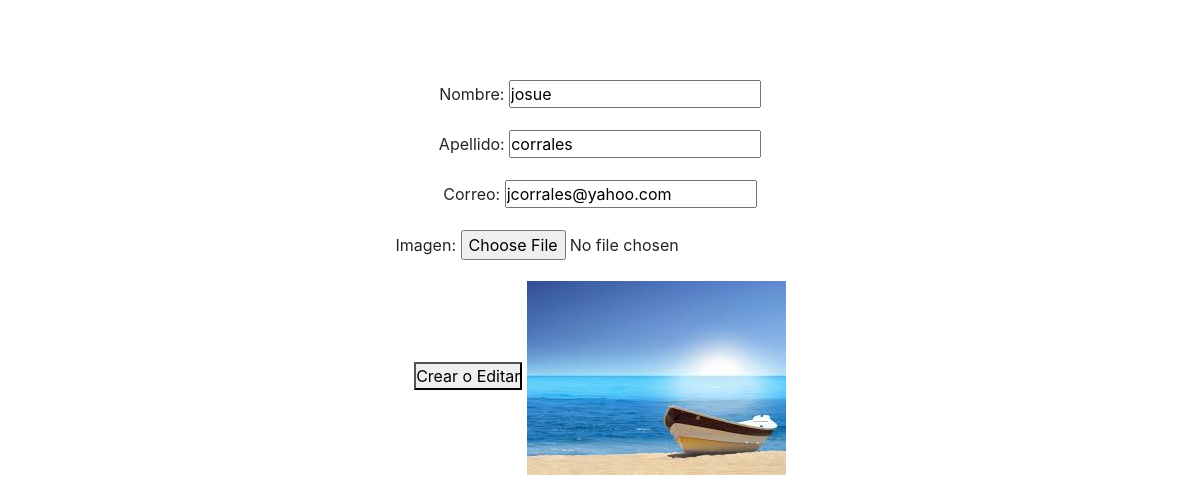
Screenshot of /editar_persona/3/ with the database file from the repository.
### catalog/models.py (models this page shows, shortened)
class Persona(models.Model): # models.Model permite heredar todo lo que tiene la libreria models
    id=models.AutoField(primary_key=True) # campo clave auto incrementable
    nombre=models.CharField(max_length=100) # campo tipo caracter
    apellido=models.CharField(max_length=120) # campo tipo caracter
    correo=models.CharField(max_length=200) # campo tipo caracter
    imagen=models.ImageField(upload_to="fotos",null=True)

### catalog/class_view.py (the view)
# urls.py: path('editar_persona/<int:pk>/',PersonaUpdate.as_view(),name='editar_persona'),
class PersonaUpdate(UpdateView):
    model=Persona
    form_class=PersonaForm
    template_name='crear_persona.html'
    success_url=reverse_lazy('index')

### catalog/forms.py
class PersonaForm(forms.ModelForm):
    class Meta:
        model=Persona # model alamcenara la clase  Persona
        fields='__all__' # all indica que se va a usar todos los campos de la clase Persona

### miproyecto/templates/crear_persona.html (shortened to what this page needs)
{% extends 'index.html' %}
{% load static %}
{% block cuerpo %}
    <form method="post" enctype="multipart/form-data">
        {{form.as_p}}
        <button type="submit">Crear o Editar</button>
        <img src='{% static "imagenes/foto2.jpg" %}' alt="">
    </form>
{% endblock cuerpo %}

### miproyecto/static/css/style.css (style rules this page uses)
* { margin: 0; padding: 0; box-sizing: border-box; }
body { margin: 5em 2em; text-align: center; }

### rows the page displays
Persona: nombre "josue", apellido "corrales", correo "jcorrales@yahoo.com"
